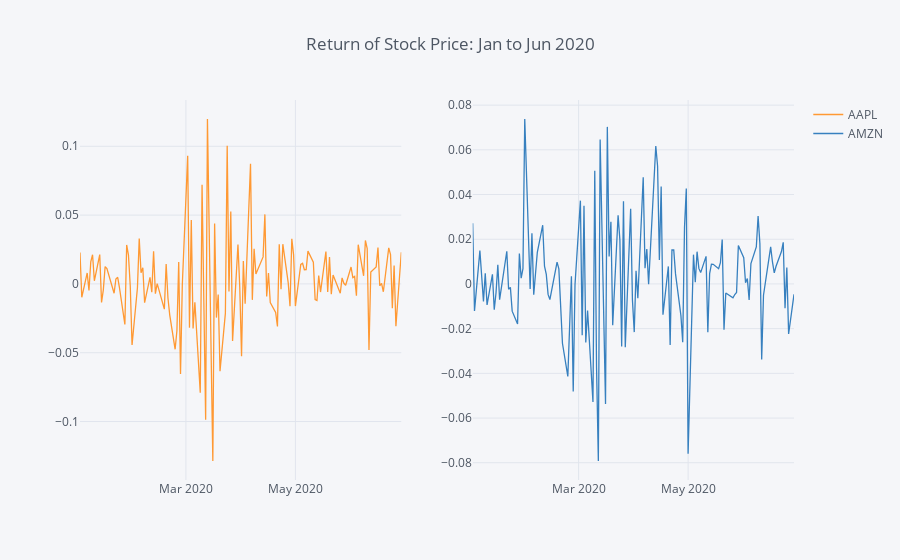

The cell this chart's notebook holds for it:
### Code cell
r_6m[['AAPL','AMZN']].iplot(kind='line', title='Return of Stock Price: Jan to Jun 2020',subplots=True)
